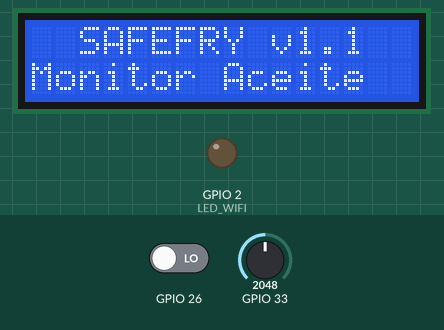
Simulated run of this program. Board: ESP32. Shown: 16×2 character LCD, output pins drawn as LEDs (lit = HIGH). The inputs (shaded band) are chosen by the test bench; at power-on: GPIO 26 LOW, GPIO 33 = 2048 (analog values on the 0–4095 scale). WiFi joins after 1.5 s; servers stay silent unless stated; what the program prints to the serial monitor is not drawn.

Above: at 2.2 s.
At 11.1 s:
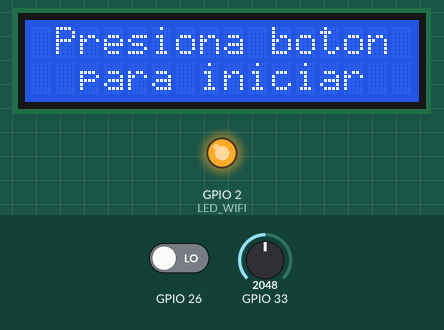
11.2 s: GPIO 26 driven HIGH
At 12.4 s:
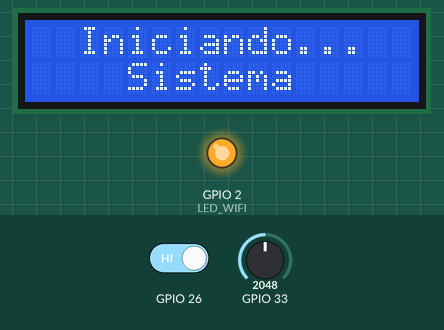
At 14.1 s:
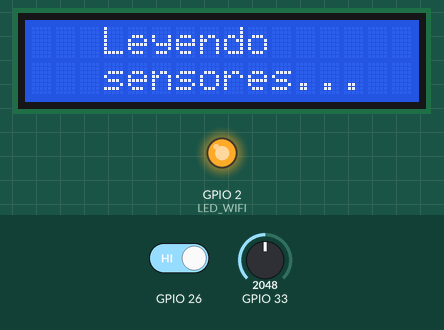
Timing chart, 0 to 15.6 s (numbered marks = the images above; inputs shaded):
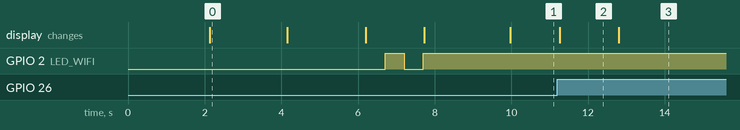

The program:

main.cpp
```cpp
#include <Arduino.h>
#include <WiFi.h>
#include <WiFiUdp.h>
#include <ArduinoJson.h>
#include "sensor_capacitancia.h"
#include "sensores_turbidez.h"
#include "lcd_display.h"
#include "pulsador.h"

// ========== CONFIGURACIÓN WiFi ==========
const char* WIFI_SSID = "Redmi";
const char* WIFI_PASSWORD = "jesus123";

// ========== CONFIGURACIÓN UDP ==========
WiFiUDP udp;
const char* UDP_SERVER_IP = "10.172.94.8";  // IP de tu PC
const int UDP_SERVER_PORT = 1880;           // Puerto de Node-RED (recepción)
const int UDP_LOCAL_PORT = 1881;            // Puerto local ESP32 (escucha comandos)

// ========== CONFIGURACIÓN LCD ==========
LCDDisplay lcd(0x27, 21, 22);

// ========== CONFIGURACIÓN SENSORES ==========
SensorCapacitancia sensorCapacitivo(33);

HardwareSerial SerialTurbidez1(1);
SensorTurbidez sensorTurbidez1(&SerialTurbidez1, 16, 17);

HardwareSerial SerialTurbidez2(2);
SensorTurbidez sensorTurbidez2(&SerialTurbidez2, 27, 14);

// ========== CONFIGURACIÓN PULSADOR ==========
Pulsador boton(26);

// ========== UMBRALES DE DECISIÓN ==========
const float UMBRAL_CAPACITIVO = 50.0;
const float UMBRAL_TURBIDEZ = 40.0;

// ========== VARIABLES GLOBALES ==========
volatile bool sistemaPausado = true;
unsigned long intervaloMedicion = 5000;  // 5 segundos por defecto
unsigned long ultimaMedicion = 0;

struct DatosSensores {
    int capacitivoRaw;
    float capacitivoPorcentaje;
    String capacitivoEstado;
    bool capacitivoApto;

    int turbidez1Raw;
    int turbidez2Raw;
    float turbidezPromedio;
    String turbidezEstado;
    bool turbidezApto;

    bool sistemaApto;
    String decisionFinal;
};

DatosSensores datos;

// ========== LED INDICADOR WiFi ==========
const int LED_WIFI = 2;  // LED integrado ESP32

// ========== FUNCIONES WiFi ==========

void mostrarBannerWiFi() {
    Serial.println("\n╔════════════════════════════════════════════╗");
    Serial.println("║          CONECTANDO A WiFi...             ║");
    Serial.println("╚════════════════════════════════════════════╝");
    Serial.print("📡 Red: ");
    Serial.println(WIFI_SSID);
    Serial.print("🔑 Contraseña: ");
    Serial.println(WIFI_PASSWORD);
}

void conectarWiFi() {
    mostrarBannerWiFi();

    lcd.limpiar();
    lcd.mostrarConectandoWiFi();

    WiFi.mode(WIFI_STA);
    WiFi.begin(WIFI_SSID, WIFI_PASSWORD);

    int intentos = 0;
    while (WiFi.status() != WL_CONNECTED && intentos < 30) {
        delay(500);
        Serial.print(".");
        digitalWrite(LED_WIFI, !digitalRead(LED_WIFI));
        intentos++;
    }

    Serial.println();

    if (WiFi.status() == WL_CONNECTED) {
        digitalWrite(LED_WIFI, HIGH);

        Serial.println("\n✅ WiFi CONECTADO");
        Serial.print("📍 IP ESP32: ");
        Serial.println(WiFi.localIP());
        Serial.print("📊 Señal: ");
        Serial.print(WiFi.RSSI());
        Serial.println(" dBm");

        lcd.mostrarWiFiConectado(WiFi.localIP().toString());
        delay(2000);

        // Iniciar UDP
        udp.begin(UDP_LOCAL_PORT);
        Serial.print("🔌 UDP escuchando en puerto: ");
        Serial.println(UDP_LOCAL_PORT);
        Serial.print("📤 Enviando a: ");
        Serial.print(UDP_SERVER_IP);
        Serial.print(":");
        Serial.println(UDP_SERVER_PORT);

    } else {
        digitalWrite(LED_WIFI, LOW);

        Serial.println("\n❌ Error: No se pudo conectar a WiFi");
        Serial.println("⚠️ Continuando en modo OFFLINE");

        lcd.mostrarError("WiFi Error");
        delay(2000);
    }
}

void verificarWiFi() {
    if (WiFi.status() != WL_CONNECTED) {
        Serial.println("\n⚠️ WiFi desconectado. Reconectando...");
        conectarWiFi();
    }
}

// ========== FUNCIONES UDP ==========

void enviarDatosUDP() {
    if (WiFi.status() != WL_CONNECTED) return;

    // Crear JSON (ArduinoJson v7)
    JsonDocument doc;

    doc["timestamp"] = millis();
    doc["capacitancia_raw"] = datos.capacitivoRaw;
    doc["capacitancia"] = datos.capacitivoPorcentaje;
    doc["capacitancia_estado"] = datos.capacitivoEstado;
    doc["capacitancia_apto"] = datos.capacitivoApto;

    doc["turbidez1_raw"] = datos.turbidez1Raw;
    doc["turbidez2_raw"] = datos.turbidez2Raw;
    doc["turbidez_promedio_raw"] = (datos.turbidez1Raw + datos.turbidez2Raw) / 2;
    doc["turbidez"] = datos.turbidezPromedio;
    doc["turbidez_estado"] = datos.turbidezEstado;
    doc["turbidez_apto"] = datos.turbidezApto;

    doc["sistema_apto"] = datos.sistemaApto;
    doc["estado"] = datos.decisionFinal;
    doc["pausado"] = sistemaPausado;

    // Serializar
    String jsonString;
    serializeJson(doc, jsonString);

    // Enviar por UDP
    udp.beginPacket(UDP_SERVER_IP, UDP_SERVER_PORT);
    udp.print(jsonString);
    udp.endPacket();

    Serial.println("\n📤 Datos enviados por UDP:");
    Serial.println(jsonString);
}

void procesarComandosUDP() {
    int packetSize = udp.parsePacket();

    if (packetSize > 0) {
        char incomingPacket[255];
        int len = udp.read(incomingPacket, 255);

        if (len > 0) {
            incomingPacket[len] = '\0';
        }

        Serial.print("\n📥 Comando UDP recibido: ");
        Serial.println(incomingPacket);

        // Parsear JSON (ArduinoJson v7)
        JsonDocument doc;
        DeserializationError error = deserializeJson(doc, incomingPacket);

        if (error) {
            Serial.print("❌ Error parseando JSON: ");
            Serial.println(error.c_str());
            return;
        }

        String comando = doc["comando"].as<String>();

        if (comando == "pausar") {
            sistemaPausado = true;
            Serial.println("⏸️  Sistema PAUSADO por comando remoto");
            lcd.mostrarPausado();

        } else if (comando == "reanudar") {
            sistemaPausado = false;
            Serial.println("▶️  Sistema REANUDADO por comando remoto");
            lcd.mostrarIniciandoSistema();

        } else if (comando == "intervalo") {
            int nuevoIntervalo = doc["valor"];
            if (nuevoIntervalo >= 1000 && nuevoIntervalo <= 60000) {
                intervaloMedicion = nuevoIntervalo;
                Serial.print("⏱️  Intervalo cambiado a: ");
                Serial.print(intervaloMedicion);
                Serial.println(" ms");
            }
        }
    }
}

// ========== FUNCIONES PRINCIPALES ==========

void inicializarLCD() {
    Serial.println("\n=== Inicializando LCD ===");
    lcd.begin();

    if (lcd.detectar()) {
        Serial.println("✅ LCD detectado en 0x27");
    } else {
        Serial.println("⚠️ LCD no detectado - Verificar conexiones");
    }

    lcd.mostrarInicio();
    delay(2000);
}

void inicializarSensores() {
    Serial.println("\n=== Inicializando Sensores ===");

    sensorCapacitivo.begin();
    sensorCapacitivo.calibrar(3430, 290, 3130, 3140);
    sensorCapacitivo.setNumLecturas(50);
    Serial.println("✅ Sensor capacitivo OK");

    sensorTurbidez1.begin();
    sensorTurbidez1.calibrar(243, 205);
    Serial.println("✅ Sensor turbidez 1 OK");

    sensorTurbidez2.begin();
    sensorTurbidez2.calibrar(243, 205);
    Serial.println("✅ Sensor turbidez 2 OK");
}

void leerSensores() {
    lcd.mostrarLeyendoSensores();

    Serial.println("\n╔════════════════════════════════════════════╗");
    Serial.println("║         LEYENDO SENSORES SAFEFRY          ║");
    Serial.println("╚════════════════════════════════════════════╝");

    // ===== SENSOR CAPACITIVO =====
    Serial.println("\n📊 SENSOR CAPACITIVO:");
    datos.capacitivoRaw = sensorCapacitivo.leerRaw();
    datos.capacitivoPorcentaje = sensorCapacitivo.leerPorcentaje();
    datos.capacitivoEstado = sensorCapacitivo.obtenerEstadoDetallado(datos.capacitivoPorcentaje);
    datos.capacitivoApto = (datos.capacitivoPorcentaje < UMBRAL_CAPACITIVO);

    Serial.print("  RAW: ");
    Serial.print(datos.capacitivoRaw);
    Serial.print(" | Degradación: ");
    Serial.print(datos.capacitivoPorcentaje, 1);
    Serial.print("% | Estado: ");
    Serial.print(datos.capacitivoEstado);
    Serial.print(" | ");
    Serial.println(datos.capacitivoApto ? "✅ APTO" : "❌ NO APTO");

    // ===== SENSORES DE TURBIDEZ =====
    Serial.println("\n🌊 SENSORES DE TURBIDEZ:");
    datos.turbidez1Raw = sensorTurbidez1.leerRaw();
    float turbidez1Porcentaje = (datos.turbidez1Raw >= 0) ? sensorTurbidez1.leerPorcentajeSuciedad() : -1;

    datos.turbidez2Raw = sensorTurbidez2.leerRaw();
    float turbidez2Porcentaje = (datos.turbidez2Raw >= 0) ? sensorTurbidez2.leerPorcentajeSuciedad() : -1;

    if (turbidez1Porcentaje >= 0 && turbidez2Porcentaje >= 0) {
        datos.turbidezPromedio = (turbidez1Porcentaje + turbidez2Porcentaje) / 2.0;
        Serial.print("  Sensor 1: ");
        Serial.print(datos.turbidez1Raw);
        Serial.print(" (");
        Serial.print(turbidez1Porcentaje, 1);
        Serial.println("%)");
        Serial.print("  Sensor 2: ");
        Serial.print(datos.turbidez2Raw);
        Serial.print(" (");
        Serial.print(turbidez2Porcentaje, 1);
        Serial.println("%)");
    } else if (turbidez1Porcentaje >= 0) {
        datos.turbidezPromedio = turbidez1Porcentaje;
        Serial.println("  ⚠️ Solo Sensor 1 funcionando");
    } else if (turbidez2Porcentaje >= 0) {
        datos.turbidezPromedio = turbidez2Porcentaje;
        Serial.println("  ⚠️ Solo Sensor 2 funcionando");
    } else {
        Serial.println("  ❌ Error: Ningún sensor responde");
        datos.turbidezPromedio = -1;
        datos.turbidezApto = false;
    }

    if (datos.turbidezPromedio >= 0) {
        datos.turbidezEstado = sensorTurbidez1.obtenerEstadoDetallado(datos.turbidezPromedio);
        datos.turbidezApto = (datos.turbidezPromedio < UMBRAL_TURBIDEZ);

        Serial.print("  Promedio: ");
        Serial.print(datos.turbidezPromedio, 1);
        Serial.print("% NTU | Estado: ");
        Serial.print(datos.turbidezEstado);
        Serial.print(" | ");
        Serial.println(datos.turbidezApto ? "✅ APTO" : "❌ NO APTO");
    }

    // ===== DECISIÓN FINAL =====
    datos.sistemaApto = datos.capacitivoApto && datos.turbidezApto;
    datos.decisionFinal = datos.sistemaApto ? "✅ APTO" : "❌ NO APTO";

    Serial.println("\n╔════════════════════════════════════════════╗");
    Serial.print("║        DECISIÓN FINAL: ");
    Serial.print(datos.decisionFinal);
    Serial.print(datos.sistemaApto ? "          " : "       ");
    Serial.println("║");
    Serial.println("╚════════════════════════════════════════════╝");

    if (!datos.sistemaApto) {
        Serial.println("\n⚠️ RAZONES:");
        if (!datos.capacitivoApto) {
            Serial.print("  • Alta degradación: ");
            Serial.print(datos.capacitivoPorcentaje, 1);
            Serial.println("%");
        }
        if (!datos.turbidezApto) {
            Serial.print("  • Alta turbidez: ");
            Serial.print(datos.turbidezPromedio, 1);
            Serial.println(" NTU");
        }
    }

    Serial.println();
}

// ========== SETUP ==========
void setup() {
    Serial.begin(115200);
    delay(2000);

    Serial.println("\n\n");
    Serial.println("╔════════════════════════════════════════════╗");
    Serial.println("║       SAFEFRY - SISTEMA DE MONITOREO      ║");
    Serial.println("║     Calidad de Aceite v2.0 WiFi + UDP     ║");
    Serial.println("╚════════════════════════════════════════════╝");

    // Inicializar LED WiFi
    pinMode(LED_WIFI, OUTPUT);
    digitalWrite(LED_WIFI, LOW);

    // Inicializar pulsador
    boton.begin();
    Serial.println("\n✅ Pulsador inicializado (GPIO 26)");

    // Inicializar LCD
    inicializarLCD();

    // Conectar WiFi
    conectarWiFi();

    // Inicializar sensores
    inicializarSensores();

    // Mostrar pantalla de espera
    lcd.mostrarEsperandoBoton();

    Serial.println("\n✅ Sistema listo");
    Serial.println("💡 Presiona el botón para INICIAR/PAUSAR mediciones");
    Serial.println("🌐 Dashboard disponible en: http://10.172.94.8:1880/ui\n");
}

// ========== LOOP ==========
void loop() {
    // Verificar WiFi periódicamente
    static unsigned long ultimaVerificacionWiFi = 0;
    if (millis() - ultimaVerificacionWiFi > 30000) {  // Cada 30 segundos
        verificarWiFi();
        ultimaVerificacionWiFi = millis();
    }

    // Procesar comandos UDP
    procesarComandosUDP();

    // Verificar botón físico
    if (boton.presionado()) {
        sistemaPausado = !sistemaPausado;

        if (sistemaPausado) {
            Serial.println("\n⏸️  ═══════════════════════════");
            Serial.println("        SISTEMA PAUSADO");
            Serial.println("   ═══════════════════════════\n");
            lcd.mostrarPausado();
        } else {
            Serial.println("\n▶️  ═══════════════════════════");
            Serial.println("        SISTEMA INICIADO");
            Serial.println("   ═══════════════════════════\n");
            lcd.mostrarIniciandoSistema();
        }

        delay(500);
    }

    // Ejecutar mediciones si está activo
    if (!sistemaPausado) {
        unsigned long tiempoActual = millis();

        if (tiempoActual - ultimaMedicion >= intervaloMedicion) {
            leerSensores();

            // Enviar datos por UDP
            enviarDatosUDP();

            // Calcular promedio RAW de turbidez
            int turbidezRawPromedio = (datos.turbidez1Raw + datos.turbidez2Raw) / 2;

            // Mostrar en LCD
            lcd.mostrarResultados(datos.capacitivoRaw, datos.capacitivoPorcentaje,
                                 turbidezRawPromedio, datos.turbidezPromedio,
                                 datos.sistemaApto);

            ultimaMedicion = tiempoActual;
        }
    } else {
        delay(50);
    }
}
```

pulsador.cpp
```cpp
#include "pulsador.h"

// Variables estáticas para la interrupción
volatile bool Pulsador::flagGlobal = false;
volatile unsigned long Pulsador::ultimoTiempoGlobal = 0;

Pulsador::Pulsador(int pinBoton, unsigned long debounce) {
    pin = pinBoton;
    tiempoDebounce = debounce;
    ultimoTiempoCambio = 0;
}

void IRAM_ATTR Pulsador::manejarInterrupcion() {
    unsigned long tiempoActual = millis();

    // Antirrebote por software
    if (tiempoActual - ultimoTiempoGlobal > 200) {
        flagGlobal = true;
        ultimoTiempoGlobal = tiempoActual;
    }
}

void Pulsador::begin() {
    pinMode(pin, INPUT_PULLDOWN);
    attachInterrupt(digitalPinToInterrupt(pin), manejarInterrupcion, RISING);
}

bool Pulsador::presionado() {
    if (flagGlobal) {
        flagGlobal = false;
        return true;
    }
    return false;
}
```

pulsador.h
```cpp
#ifndef PULSADOR_H
#define PULSADOR_H

#include <Arduino.h>

class Pulsador {
private:
    int pin;
    volatile bool* flagPresionado;
    unsigned long ultimoTiempoCambio;
    unsigned long tiempoDebounce;

    static void IRAM_ATTR manejarInterrupcion();
    static volatile bool flagGlobal;
    static volatile unsigned long ultimoTiempoGlobal;

public:
    Pulsador(int pinBoton, unsigned long debounce = 200);
    void begin();
    bool presionado();  // Verifica si fue presionado
};

#endif
```

sensor_capacitancia.cpp
```cpp
#include "sensor_capacitancia.h"

// Constructor
SensorCapacitancia::SensorCapacitancia(int pinSensor) {
    pin = pinSensor;

    // Valores por defecto (deben ser calibrados)
    valorAire = 3430;
    valorAgua = 290;
    valorAceiteLimpio = 3130;
    valorAceiteSucio = 3140;

    // Configuración de lectura
    numLecturas = 50;
    delayLectura = 10;
}

// Inicializar sensor
void SensorCapacitancia::begin() {
    pinMode(pin, INPUT);
    analogReadResolution(12);
}

// Calibrar con valores medidos
void SensorCapacitancia::calibrar(int aire, int agua, int aceiteLimpio, int aceiteSucio) {
    valorAire = aire;
    valorAgua = agua;
    valorAceiteLimpio = aceiteLimpio;
    valorAceiteSucio = aceiteSucio;
}

// Configurar número de lecturas para promedio
void SensorCapacitancia::setNumLecturas(int num) {
    if (num > 0 && num <= 100) {
        numLecturas = num;
    }
}

// Leer valor RAW con promedio (50 lecturas por defecto)
int SensorCapacitancia::leerRaw() {
    long suma = 0;

    for (int i = 0; i < numLecturas; i++) {
        suma += analogRead(pin);
        delay(delayLectura);
    }

    return suma / numLecturas;
}

// Leer porcentaje de degradación (0% = limpio, 100% = sucio)
float SensorCapacitancia::leerPorcentaje() {
    int valorRaw = leerRaw();

    // IMPORTANTE: Como aceite limpio (3130) es MENOR que sucio (3140)
    // invertimos el mapeo para que limpio = 0% y sucio = 100%
    float porcentaje = map(valorRaw, valorAceiteSucio, valorAceiteLimpio, 0, 100);

    // Limitar entre 0-100
    if (porcentaje < 0) porcentaje = 0;
    if (porcentaje > 100) porcentaje = 100;

    return porcentaje;
}

// Obtener estado actual del aceite
String SensorCapacitancia::obtenerEstado() {
    float porcentaje = leerPorcentaje();
    return obtenerEstadoDetallado(porcentaje);
}

// Obtener estado detallado según porcentaje
String SensorCapacitancia::obtenerEstadoDetallado(float porcentaje) {
    if (porcentaje < 25) {
        return "EXCELENTE";
    } else if (porcentaje < 50) {
        return "BUENO";
    } else if (porcentaje < 75) {
        return "REGULAR";
    } else {
        return "MALO";
    }
}
```

sensor_capacitancia.h
```cpp
#ifndef SENSOR_CAPACITANCIA_H
#define SENSOR_CAPACITANCIA_H

#include <Arduino.h>

class SensorCapacitancia {
private:
    int pin;

    // Valores de calibración
    int valorAire;
    int valorAgua;
    int valorAceiteLimpio;
    int valorAceiteSucio;

    // Configuración de lectura
    int numLecturas;
    int delayLectura;

public:
    // Constructor
    SensorCapacitancia(int pinSensor);

    // Configuración
    void begin();
    void calibrar(int aire, int agua, int aceiteLimpio, int aceiteSucio);
    void setNumLecturas(int num);

    // Lectura (con promedio de 50 lecturas)
    int leerRaw();
    float leerPorcentaje();

    // Utilidades
    String obtenerEstado();
    String obtenerEstadoDetallado(float porcentaje);
};

#endif
```

Source omitted: sensores_turbidez.cpp (3196 bytes), sensores_turbidez.h (1050 bytes), lcd_display.cpp (3841 bytes), lcd_display.h (1072 bytes)

Measured:
- after the input at 11.2 s, the display: changes after 0.06 s (image 2)
- what the display in image 0 shows lasts 2.1 s, from 2.1 s to 4.2 s
- what the display in image 2 shows lasts 1.5 s, from 11.3 s to 12.8 s
